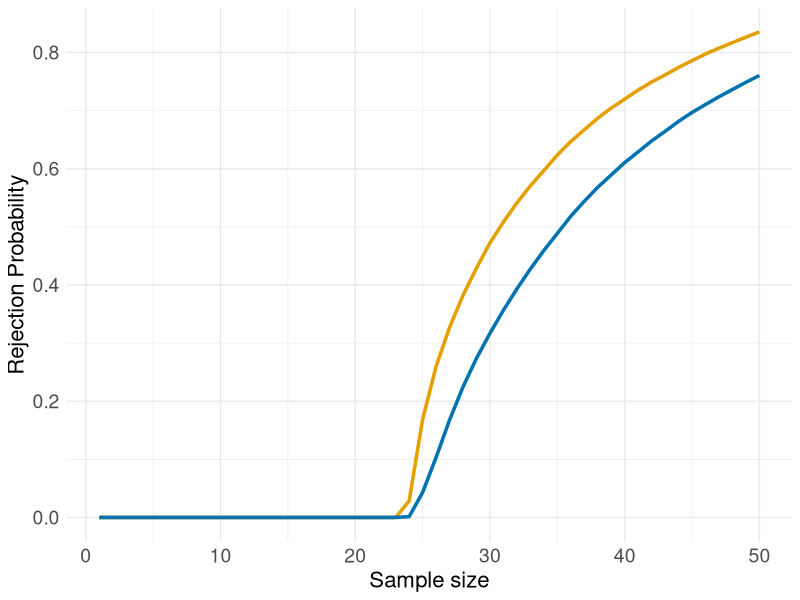
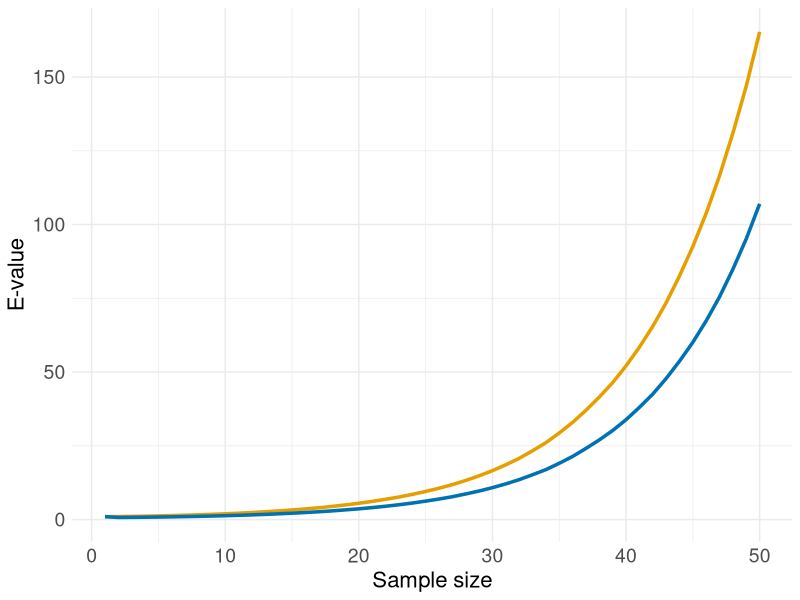

The R script that drew these images, in order:
## ======================================================================
## Single-file script: compare TOST e-values vs symmetric LR e-values 
## in sequential t-test setting
## Used for Figure 4 in appendix of Koobs and Koning (2026)
## ======================================================================


tfunc <- function(x) {
  n <- length(x)
  if (n < 2) {
    stop("n < 2")
  }
  
  s <- sd(x)
  return(sqrt(n) * mean(x) / s)
}


set.seed(123)

M <- 200000
LRvec <- rep(0, M)
beta2vec <- rep(0, M)
LRvec2 <- rep(0, M)

for (m in 1:M) {
  # Parameters
  n <- 10
  mu <- 0
  sigma <- 1
  delta0 <- 0    # under H1
  delta1 <- -1   # null part 1
  delta3 <- 1    # null part 2
  
  # Generate data under delta = 1 (mu = 1, sigma = 1)
  x <- rnorm(n, mean = mu, sd = sigma)
  
  # Sample statistics
  xbar <- mean(x)
  s <- sd(x)
  t_stat <- xbar / (s / sqrt(n))
  df <- n - 1
  
  u <- x / sqrt(sum(x^2))
  
  beta2_stat <- t_stat^2 / (t_stat^2 + n - 1)
  beta2vec[m] <- beta2_stat
  
  # Noncentrality parameters
  lambda0 <- sqrt(n) * delta0
  lambda1 <- sqrt(n) * delta1
  lambda3 <- sqrt(n) * delta3
  
  # Compute densities of t-statistic under each lambda
  f0 <- dt(t_stat, df = df, ncp = lambda0)
  f1 <- dt(t_stat, df = df, ncp = lambda1)
  f3 <- dt(t_stat, df = df, ncp = lambda3)
  
  b0 <- dbeta(beta2_stat, 1/2, df / 2)
  b1 <- dbeta(beta2_stat, 1/2, df / 2, ncp = n * delta3^2)
  
  F0 <- df(t_stat^2, 1, df)
  F1 <- df(t_stat^2, 1, df, ncp = n * delta3^2)
  
  # Likelihood ratio (point vs mixture)
  p_null <- 0.5  # weight in the mixture
  f_null <- p_null * f1 + (1 - p_null) * f3
  #LR <- f0 / f_null
  LR <- min(f0 / f1, f0 / f3)
  
  LRvec[m] <- LR
  
  LRvec2[m] <- F0 / F1
}

mean(LRvec)
mean(LRvec2)


#### Code for LR process
M <- 50000
n <- 50
LRvec <- matrix(1, M, n)
beta2vec <- rep(0, M)
LRvec2 <- matrix(1, M, n)

for (m in 1:M) {
  # Parameters
  mu <- 0
  sigma <- 1
  delta0 <- 0    # under H1
  delta1 <- -0.5   # null part 1
  delta3 <- 0.5    # null part 2
  xvec <- rnorm(1, mu, sigma)
  for (i in 2:n) {
    xvec <- c(xvec, rnorm(1, mean = mu, sd = sigma))
    
    # Sample statistics
    xbar <- mean(xvec)
    s <- sd(xvec)
    t_stat <- xbar / (s / sqrt(i))
    df <- i - 1
    
    u <- xvec / sqrt(sum(xvec^2))
    
    beta2_stat <- t_stat^2 / (t_stat^2 + i - 1)
    beta2vec[m] <- beta2_stat
    
    # Noncentrality parameters
    lambda0 <- sqrt(i) * delta0
    lambda1 <- sqrt(i) * delta1
    lambda3 <- sqrt(i) * delta3
    
    df <- i - 1
    
    # Compute densities of t-statistic under each lambda
    f0 <- dt(t_stat, df = df, ncp = lambda0)
    f1 <- dt(t_stat, df = df, ncp = lambda1)
    f3 <- dt(t_stat, df = df, ncp = lambda3)
    
    b0 <- dbeta(beta2_stat, 1/2, df / 2)
    b1 <- dbeta(beta2_stat, 1/2, df / 2, ncp = i * delta3^2)
    
    F0 <- df(t_stat^2, 1, df)
    F1 <- df(t_stat^2, 1, df, ncp = i * delta3^2)
    
    # Likelihood ratio (point vs mixture)
    p_null <- 0.5  # weight in the mixture
    f_null <- p_null * f1 + (1 - p_null) * f3
    #LR <- f0 / f_null
    LR <- min(f0 / f1, f0 / f3)
    
    LRvec[m, i] <- LR
    
    LRvec2[m, i] <- F0 / F1
  }
  # Generate data under delta = 1 (mu = 1, sigma = 1)
}

colMeans(LRvec)
colMeans(LRvec2)

rejvec <- rep(0, n)
rejvec2 <- rep(0, n)
rejmat <- matrix(0, M, n)
rejmat2 <- matrix(0, M, n)
for (i in 1:n) {
  for (m in 1:M) {
    rejmat[m, i] <- any(LRvec[m, 1:i] > 20)
    rejmat2[m, i] <- any(LRvec2[m, 1:i] > 20)
  }
  rejvec[i] <- sum(rejmat[,i]) / nrow(rejmat)
  rejvec2[i] <-  sum(rejmat2[,i]) / nrow(rejmat2)
}




library(ggplot2)

#n <- 50  # define sample size range
df <- data.frame(
  x = 1:n,
  TOST = rejvec,
  Ratio = rejvec2
)

df2 <- data.frame(
  x = 1:50,
  TOST = colMeans(LRvec),
  Ratio = colMeans(LRvec2)
)

cols <- c("Symmetric LR" = "#E69F00",
          "TOST"         = "#0072B2")

library(ggplot2)

ggplot(df, aes(x = x)) +
  geom_line(aes(y = Ratio, color = "Symmetric LR"), linewidth = 1.2) +
  geom_line(aes(y = TOST,  color = "TOST"), linewidth = 1.2) +
  scale_color_manual(values = cols) +   # Assign custom colors
  labs(
    x = "Sample size",
    y = "Rejection Probability"
  ) +
  theme_minimal() +
  theme(
    legend.position = "none",           # <- Remove legend completely
    axis.title = element_text(size = 16),
    axis.text = element_text(size = 14)
  )


ggplot(df2, aes(x = x)) +
  geom_line(aes(y = Ratio, color = "Symmetric LR"), linewidth = 1.2) +
  geom_line(aes(y = TOST,  color = "TOST"), linewidth = 1.2) +
  scale_color_manual(values = cols) +   # Assign custom colors
  labs(
    x = "Sample size",
    y = "E-value"
  ) +
  theme_minimal() +
  theme(
    legend.position = "none",           # <- Remove legend completely
    axis.title = element_text(size = 16),
    axis.text = element_text(size = 14)
  )



# Output
cat("t-statistic:", round(t_stat, 3), "\n")
cat("Density under H1 (delta = 0):", round(f0, 5), "\n")
cat("Mixture density under H0 (delta = ±1):", round(f_null, 5), "\n")
